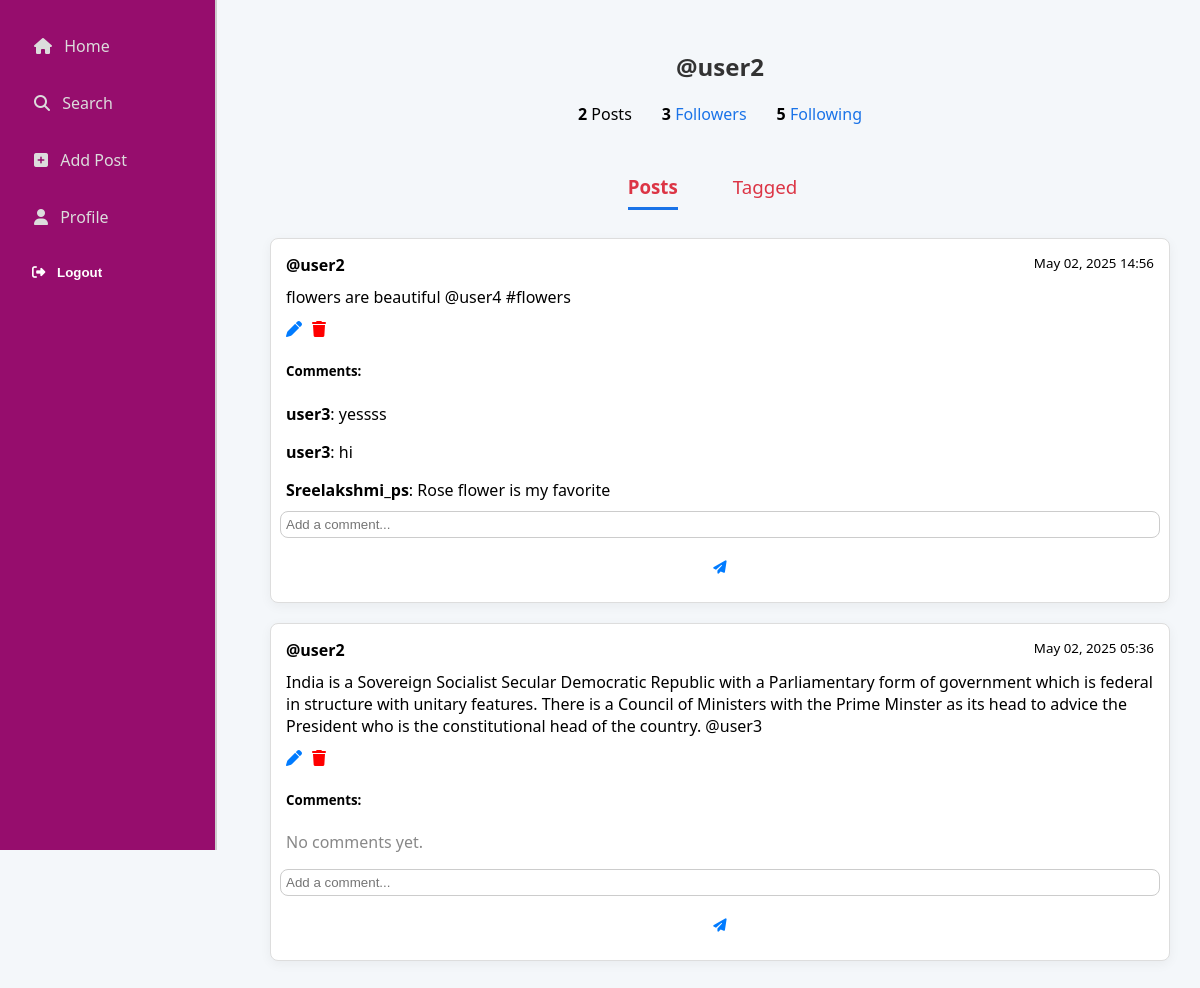
The app's page /profile/ (signed in) with its own data.
### BlogApp/models.py (models this page shows, shortened)
class Post(models.Model):
    author = models.ForeignKey(User, on_delete=models.CASCADE)
    content = models.TextField()
    tags = models.ManyToManyField(Tag, blank=True)
    tagged_users = models.ManyToManyField(User, related_name='tagged_in_posts', blank=True)
    created_at = models.DateTimeField(auto_now_add=True)

class Comment(models.Model):
    post = models.ForeignKey(Post, on_delete=models.CASCADE, related_name='comments')
    author = models.ForeignKey(User, on_delete=models.CASCADE)
    text = models.TextField()
    created_at = models.DateTimeField(auto_now_add=True)

### BlogApp/views.py (the view)
# urls.py: path('profile/', profile_view, name='profile'),
@login_required
def profile_view(request, username=None):
    user = get_object_or_404(User, username=username) if username else request.user
    posts = Post.objects.filter(author=user).order_by('-created_at')
    tagged_posts = Post.objects.filter(tagged_users=user).exclude(author=user)
    is_following = Follow.objects.filter(follower=request.user, following=user).exists()
    followers = Follow.objects.filter(following=user)
    followings = Follow.objects.filter(follower=user)
    comment_form = CommentForm()  # <- add this
    return render(request, 'BlogApp/profile.html', {
        'profile_user': user,
        'posts': posts,
        'tagged_posts': tagged_posts,
        'is_following': is_following,
        'followers': followers,
        'followings': followings,
        'comment_form': comment_form  # <- add this to context
    })

### BlogApp/forms.py
class CommentForm(forms.ModelForm):
    class Meta:
        model = Comment
        fields = ['text']
        widgets = {
            'text': forms.TextInput(attrs={
                'placeholder': 'Add a comment...',
                'class': 'form-control',
                'style': 'width: 100%; padding: 5px;',
            }),
        }

### BlogApp/templates/BlogApp/profile.html (shortened to what this page needs)
{% extends 'BlogApp/base.html' %}
{% block content %}
<div style="text-align: center; margin-bottom: 10px;">
    <h2>@{{ profile_user.username }}</h2>
</div>
<div style="display: flex; justify-content: center; gap: 30px; margin-bottom: 20px;">
    <div><strong>{{ posts.count }}</strong> Posts</div>
    <div><strong>{{ followers.count }}</strong> <a href="#" onclick="toggleList('followers-list')">Followers</a></div>
    <div><strong>{{ followings.count }}</strong> <a href="#" onclick="toggleList('following-list')">Following</a></div>
</div>
<div style="display: flex; justify-content: center; gap: 40px; margin-bottom: 10px;">
    <h3 id="posts-tab" class="profile-tab active-tab" onclick="showTab('posts')">Posts</h3>
    <h3 id="tagged-tab" class="profile-tab" onclick="showTab('tagged')">Tagged</h3>
</div>
<div id="posts-section">
    {% for post in posts %}
        <div class="post" style="border: 1px solid #ddd; padding: 15px; margin-bottom: 20px; border-radius: 8px;">
            <div class="post-header" style="margin-bottom: 10px;">
                <strong>@{{ post.author.username }}</strong>
                <small style="float: right;">{{ post.created_at|date:"M d, Y H:i" }}</small>
            </div>
            <div class="post-content" style="margin-bottom: 10px;">{{ post.content }}</div>
            {% if post.author == user %}
    <div style="display: flex; gap: 10px;">
        <a href="{% url 'update_post' post.id %}" title="Edit" style="color: #007bff;">
            <i class="fas fa-pen"></i>
        </a>
        <a href="{% url 'delete_post' post.id %}" title="Delete" style="color: red;">
            <i class="fas fa-trash"></i>
        </a>
    </div>
{% endif %}
            <div class="comments" style="margin-top: 10px;">
                <h5>Comments:</h5>
                {% for comment in post.comments.all %}
                    <p style="margin-bottom: 5px;"><strong>{{ comment.author.username }}</strong>: {{ comment.text }}</p>
                {% empty %}
                    <p style="color: #888;">No comments yet.</p>
                {% endfor %}
                <form method="post" action="{% url 'comment' post.id %}" style="margin-top: 10px; display: flex; align-items: center; gap: 10px;">
                    {{ comment_form.text }}
                    <button type="submit" title="Add Comment" style="background: none; border: none; cursor: pointer; color: #007bff;">
                        <i class="fas fa-paper-plane"></i>
                    </button>
                </form>
            </div>
        </div>
    {% empty %}
        <p>No posts yet.</p>
    {% endfor %}
</div>
{% endblock %}

### BlogApp/static/BlogApp/style.css (style rules this page uses)
body { font-family: 'Segoe UI', Tahoma, Geneva, Verdana, sans-serif; background-color: #f4f7fa; margin: 0; padding: 0; display: flex; min-height: 100vh; }
h2 { text-align: center; color: #333; }
a { color: #1a73e8; text-decoration: none; transition: 0.3s; }
form { display: flex; flex-direction: column; gap: 12px; }
input { padding: 10px; border: 1px solid #ccc; border-radius: 8px; transition: 0.2s; }
button, .button { padding: 12px; background-color: #f00975; color: white; border: none; border-radius: 10px; cursor: pointer; font-weight: bold; transition: background-color 0.3s; }
.post { background: #fff; padding: 20px; margin-bottom: 25px; border-left: 6px solid #ff4c60; border-radius: 12px; box-shadow: 0 3px 12px rgba(0, 0, 0, 0.05); border: 1px solid #e0e0e0; }
.profile-tab { cursor: pointer; color: #dc3545; margin-right: 15px; padding-bottom: 8px; border-bottom: 3px solid transparent; font-weight: 500; }
.active-tab { border-bottom: 3px solid #1a73e8; font-weight: bold; }

### records on screen
Post: author.username "user2", created_at "May 02, 2025 14:56", content "flowers are beautiful @user4 #flowers"
Comment: author.username "user3", text "yessss"
Comment: author.username "user3", text "hi"
Comment: author.username "Sreelakshmi_ps", text "Rose flower is my favorite"
Post: author.username "user2", created_at "May 02, 2025 05:36", content "India is a Sovereign Socialist Secular Democratic Republic with a Parliamentary form of government which is federal in structure with unitary features. There is a Council of Ministers with the Prime Minster as its head to advice the President who is the constitutional head of the country. @user3"

### other values on screen
{{ profile_user.username }} "user2"
{{ posts.count }} "2"
{{ followers.count }} "3"
{{ followings.count }} "5"
